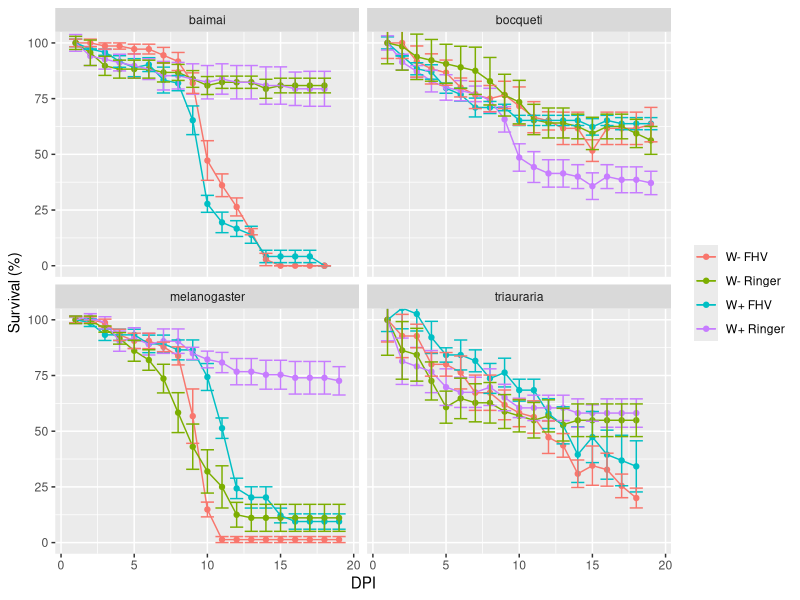
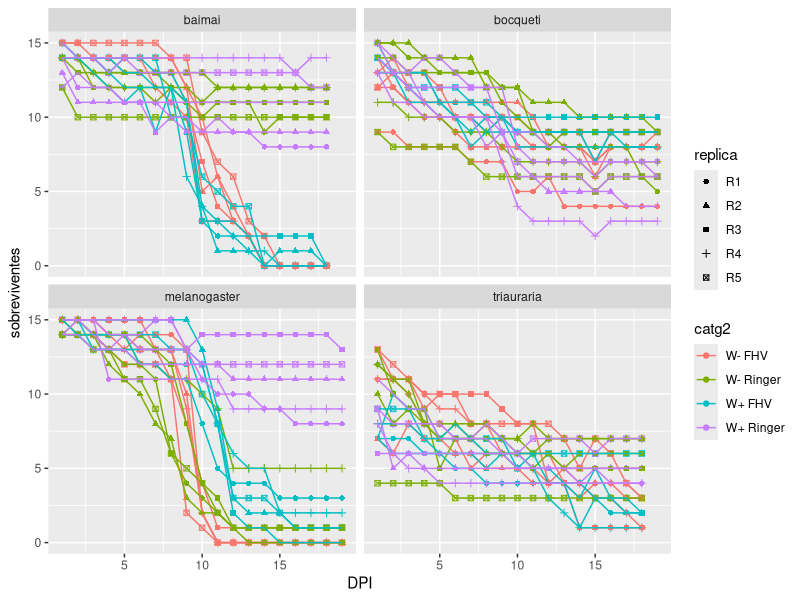
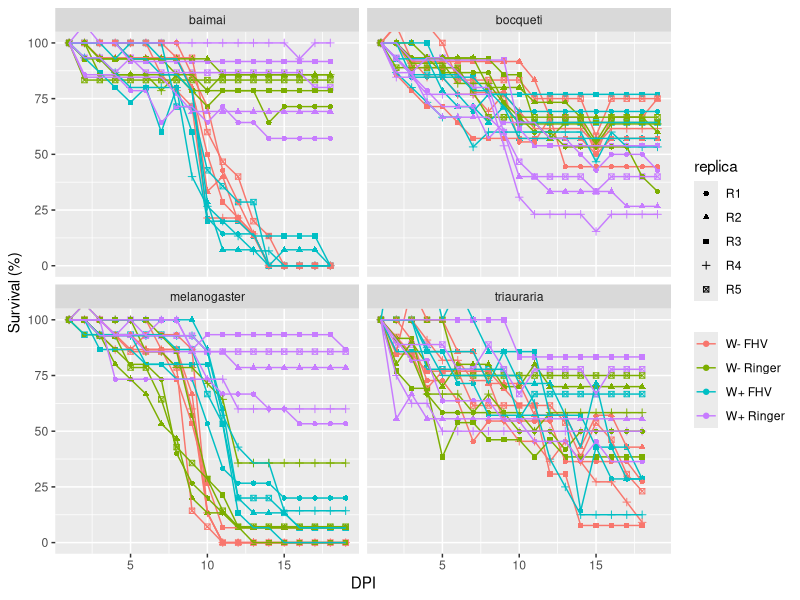
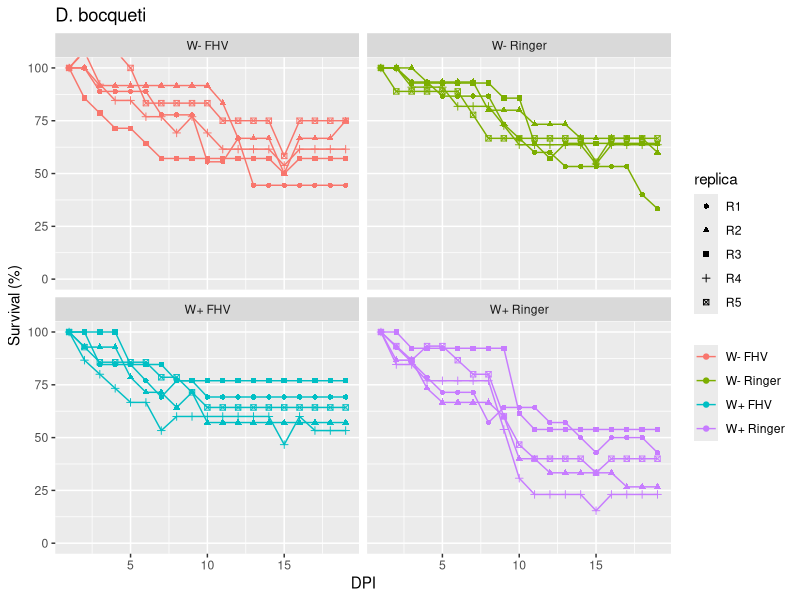
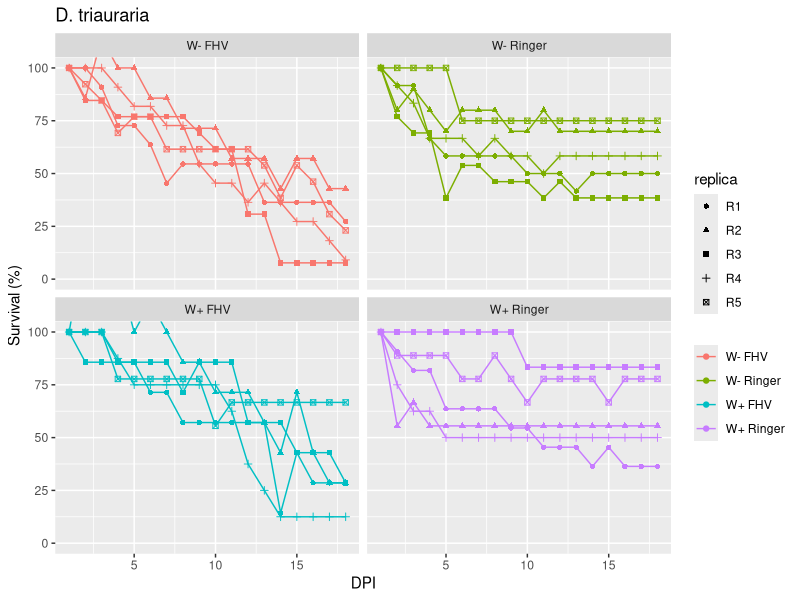
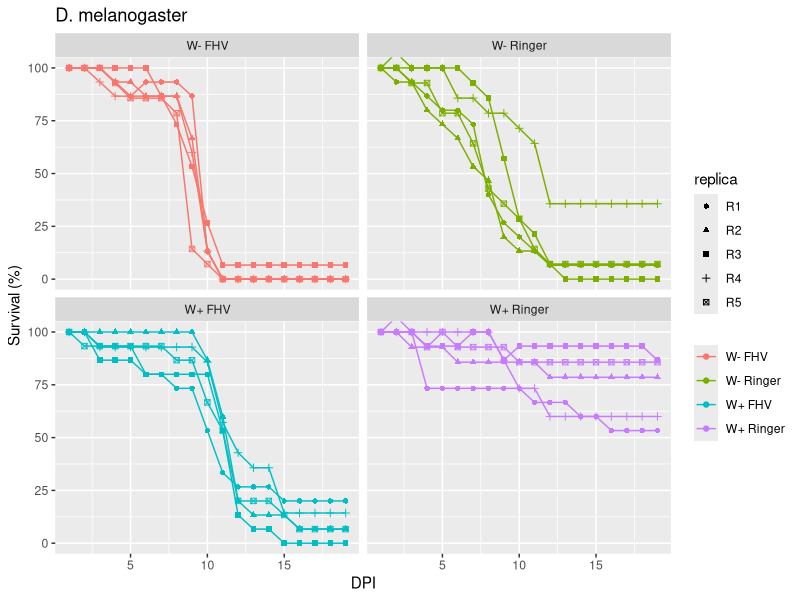

Write the R code that produced these figures, in order.
library(tidyverse)
library(lubridate)
library(plotrix) #sei esse pacote só para calcular o erro padrao mas nao sei se ta certo


data <- read_delim("experimento_mountium.csv", delim = ";")

tidy_data <- data %>%
  pivot_longer(cols = c("R1", "R2", "R3", "R4", "R5"), #deixa o dado tidy
               names_to = "replica", values_to = "sobreviventes") %>% 
  mutate(data = as_date(dmy(data))) %>% #le a coluna de data como data
  mutate(DPI = if_else(especie == "bocquete" | especie == "melanogaster",
                       yday(data) - 291, #um dia antes do dia do ano que o experimento comecou
                       yday(data) - 292)) %>% 
  mutate(tratamento = case_when(tratamento == "V" ~ "FHV",
                                tratamento == "C" ~ "Ringer")) %>%
  mutate(wolbachia = case_when(wolbachia == "P" ~ "W+",
                               wolbachia == "N" ~"W-")) %>%
  mutate(especie = if_else(especie == "bocquete", "bocqueti", especie)) %>%
  mutate(catg = str_c(especie, wolbachia, tratamento, replica)) 

summary <- tidy_data %>%
  group_by(especie, wolbachia, tratamento, DPI) %>%
  summarise(media = mean(sobreviventes),
            erro_padrao = std.error(sobreviventes)) %>% 
  mutate(catg = str_c(especie, wolbachia, tratamento)) %>%
  ungroup() 

#calcula a media e o ep por grupo
prop_data <- summary %>%
  mutate(first_media = case_when( #pega a media do primeiro dia e repete para os demais dia numa coluna nova
    catg == "bocquetiW+FHV" ~ subset(summary, catg == "bocquetiW+FHV" & DPI == 1)[["media"]],
    catg == "bocquetiW+Ringer" ~ subset(summary, catg == "bocquetiW+Ringer" & DPI == 1)[["media"]],
    catg == "bocquetiW-FHV" ~ subset(summary, catg == "bocquetiW-FHV" & DPI == 1)[["media"]],
    catg == "bocquetiW-Ringer" ~ subset(summary, catg == "bocquetiW-Ringer" & DPI == 1)[["media"]],
    catg == "melanogasterW+FHV" ~ subset(summary, catg == "melanogasterW+FHV" & DPI == 1)[["media"]],
    catg == "melanogasterW+Ringer" ~ subset(summary, catg == "melanogasterW+Ringer" & DPI == 1)[["media"]],
    catg == "melanogasterW-FHV" ~ subset(summary, catg == "melanogasterW-FHV" & DPI == 1)[["media"]],
    catg == "melanogasterW-Ringer" ~ subset(summary, catg == "melanogasterW-Ringer" & DPI == 1)[["media"]],
    catg == "baimaiW+FHV" ~ subset(summary, catg == "baimaiW+FHV" & DPI == 1)[["media"]],
    catg == "baimaiW+Ringer" ~ subset(summary, catg == "baimaiW+Ringer" & DPI == 1)[["media"]],
    catg == "baimaiW-FHV" ~ subset(summary, catg == "baimaiW-FHV" & DPI == 1)[["media"]],
    catg == "baimaiW-Ringer" ~ subset(summary, catg == "baimaiW-Ringer" & DPI == 1)[["media"]],
    catg == "triaurariaW+FHV" ~ subset(summary, catg == "triaurariaW+FHV" & DPI == 1)[["media"]],
    catg == "triaurariaW+Ringer" ~ subset(summary, catg == "triaurariaW+Ringer" & DPI == 1)[["media"]],
    catg == "triaurariaW-FHV" ~ subset(summary, catg == "triaurariaW-FHV" & DPI == 1)[["media"]],
    catg == "triaurariaW-Ringer" ~ subset(summary, catg == "triaurariaW-Ringer" & DPI == 1)[["media"]],
    TRUE ~ media )) %>% 
  mutate(prop_media = (media*100)/first_media,
         prop_erro = (erro_padrao*100)/first_media)
  
prop_data %>%  
  select(especie, wolbachia, tratamento, prop_media, prop_erro, DPI) %>%
  mutate(catg2 = str_c(wolbachia, tratamento, sep = " ")) %>%
  ggplot(aes(x = DPI, y = prop_media, color = catg2)) +
  geom_point() +
  geom_line() +
  geom_errorbar(aes(ymin = prop_media - prop_erro, ymax = prop_media + prop_erro)) +
  facet_wrap(~ especie, nrow = 2) +
    coord_cartesian(ylim = c(0, 100)) +
  labs(y = "Survival (%)", color = NULL)
  

#plot por replica

rep_prop <- tidy_data %>%
    mutate(total = case_when(
    catg == "bocquetiW+FHVR1" ~ subset(tidy_data, catg=="bocquetiW+FHVR1"& DPI == 1)[["sobreviventes"]],
    catg == "bocquetiW+FHVR2" ~ subset(tidy_data, catg=="bocquetiW+FHVR2"& DPI == 1)[["sobreviventes"]],
    catg == "bocquetiW+FHVR3" ~ subset(tidy_data, catg=="bocquetiW+FHVR3"& DPI == 1)[["sobreviventes"]],
    catg == "bocquetiW+FHVR4" ~ subset(tidy_data, catg=="bocquetiW+FHVR4"& DPI == 1)[["sobreviventes"]],
    catg == "bocquetiW+FHVR5" ~ subset(tidy_data, catg=="bocquetiW+FHVR5"& DPI == 1)[["sobreviventes"]],
    catg == "bocquetiW+RingerR1" ~ subset(tidy_data, catg=="bocquetiW+RingerR1"& DPI == 1)[["sobreviventes"]],
    catg == "bocquetiW+RingerR2" ~ subset(tidy_data, catg=="bocquetiW+RingerR2"& DPI == 1)[["sobreviventes"]],
    catg == "bocquetiW+RingerR3" ~ subset(tidy_data, catg=="bocquetiW+RingerR3"& DPI == 1)[["sobreviventes"]],
    catg == "bocquetiW+RingerR4" ~ subset(tidy_data, catg=="bocquetiW+RingerR4"& DPI == 1)[["sobreviventes"]],
    catg == "bocquetiW+RingerR5" ~ subset(tidy_data, catg=="bocquetiW+RingerR5"& DPI == 1)[["sobreviventes"]],
    catg == "bocquetiW-FHVR1" ~ subset(tidy_data, catg=="bocquetiW-FHVR1"& DPI == 1)[["sobreviventes"]],
    catg == "bocquetiW-FHVR2" ~ subset(tidy_data, catg=="bocquetiW-FHVR2"& DPI == 1)[["sobreviventes"]],
    catg == "bocquetiW-FHVR3" ~ subset(tidy_data, catg=="bocquetiW-FHVR3"& DPI == 1)[["sobreviventes"]],
    catg == "bocquetiW-FHVR4" ~ subset(tidy_data, catg=="bocquetiW-FHVR4"& DPI == 1)[["sobreviventes"]],
    catg == "bocquetiW-FHVR5" ~ subset(tidy_data, catg=="bocquetiW-FHVR5"& DPI == 1)[["sobreviventes"]],
    catg == "bocquetiW-RingerR1" ~ subset(tidy_data, catg=="bocquetiW-RingerR1"& DPI == 1)[["sobreviventes"]],
    catg == "bocquetiW-RingerR2" ~ subset(tidy_data, catg=="bocquetiW-RingerR2"& DPI == 1)[["sobreviventes"]],
    catg == "bocquetiW-RingerR3" ~ subset(tidy_data, catg=="bocquetiW-RingerR3"& DPI == 1)[["sobreviventes"]],
    catg == "bocquetiW-RingerR4" ~ subset(tidy_data, catg=="bocquetiW-RingerR4"& DPI == 1)[["sobreviventes"]],
    catg == "bocquetiW-RingerR5" ~ subset(tidy_data, catg=="bocquetiW-RingerR5"& DPI == 1)[["sobreviventes"]],
    catg == "melanogasterW+FHVR1" ~ subset(tidy_data, catg=="melanogasterW+FHVR1"& DPI == 1)[["sobreviventes"]],
    catg == "melanogasterW+FHVR2" ~ subset(tidy_data, catg=="melanogasterW+FHVR2"& DPI == 1)[["sobreviventes"]],
    catg == "melanogasterW+FHVR3" ~ subset(tidy_data, catg=="melanogasterW+FHVR3"& DPI == 1)[["sobreviventes"]],
    catg == "melanogasterW+FHVR4" ~ subset(tidy_data, catg=="melanogasterW+FHVR4"& DPI == 1)[["sobreviventes"]],
    catg == "melanogasterW+FHVR5" ~ subset(tidy_data, catg=="melanogasterW+FHVR5"& DPI == 1)[["sobreviventes"]],
    catg == "melanogasterW+RingerR1" ~ subset(tidy_data, catg=="melanogasterW+RingerR1"& DPI == 1)[["sobreviventes"]],
    catg == "melanogasterW+RingerR2" ~ subset(tidy_data, catg=="melanogasterW+RingerR2"& DPI == 1)[["sobreviventes"]],
    catg == "melanogasterW+RingerR3" ~ subset(tidy_data, catg=="melanogasterW+RingerR3"& DPI == 1)[["sobreviventes"]],
    catg == "melanogasterW+RingerR4" ~ subset(tidy_data, catg=="melanogasterW+RingerR4"& DPI == 1)[["sobreviventes"]],
    catg == "melanogasterW+RingerR5" ~ subset(tidy_data, catg=="melanogasterW+RingerR5"& DPI == 1)[["sobreviventes"]],
    catg == "melanogasterW-FHVR1" ~ subset(tidy_data, catg=="melanogasterW-FHVR1"& DPI == 1)[["sobreviventes"]],
    catg == "melanogasterW-FHVR2" ~ subset(tidy_data, catg=="melanogasterW-FHVR2"& DPI == 1)[["sobreviventes"]],
    catg == "melanogasterW-FHVR3" ~ subset(tidy_data, catg=="melanogasterW-FHVR3"& DPI == 1)[["sobreviventes"]],
    catg == "melanogasterW-FHVR4" ~ subset(tidy_data, catg=="melanogasterW-FHVR4"& DPI == 1)[["sobreviventes"]],
    catg == "melanogasterW-FHVR5" ~ subset(tidy_data, catg=="melanogasterW-FHVR5"& DPI == 1)[["sobreviventes"]],
    catg == "melanogasterW-RingerR1" ~ subset(tidy_data, catg=="melanogasterW-RingerR1"& DPI == 1)[["sobreviventes"]],
    catg == "melanogasterW-RingerR2" ~ subset(tidy_data, catg=="melanogasterW-RingerR2"& DPI == 1)[["sobreviventes"]],
    catg == "melanogasterW-RingerR3" ~ subset(tidy_data, catg=="melanogasterW-RingerR3"& DPI == 1)[["sobreviventes"]],
    catg == "melanogasterW-RingerR4" ~ subset(tidy_data, catg=="melanogasterW-RingerR4"& DPI == 1)[["sobreviventes"]],
    catg == "melanogasterW-RingerR5" ~ subset(tidy_data, catg=="melanogasterW-RingerR5"& DPI == 1)[["sobreviventes"]],
    catg == "baimaiW+FHVR1" ~ subset(tidy_data, catg=="baimaiW+FHVR1"& DPI == 1)[["sobreviventes"]],
    catg == "baimaiW+FHVR2" ~ subset(tidy_data, catg=="baimaiW+FHVR2"& DPI == 1)[["sobreviventes"]],
    catg == "baimaiW+FHVR3" ~ subset(tidy_data, catg=="baimaiW+FHVR3"& DPI == 1)[["sobreviventes"]],
    catg == "baimaiW+FHVR4" ~ subset(tidy_data, catg=="baimaiW+FHVR4"& DPI == 1)[["sobreviventes"]],
    catg == "baimaiW+FHVR5" ~ subset(tidy_data, catg=="baimaiW+FHVR5"& DPI == 1)[["sobreviventes"]],
    catg == "baimaiW+RingerR1" ~ subset(tidy_data, catg=="baimaiW+RingerR1"& DPI == 1)[["sobreviventes"]],
    catg == "baimaiW+RingerR2" ~ subset(tidy_data, catg=="baimaiW+RingerR2"& DPI == 1)[["sobreviventes"]],
    catg == "baimaiW+RingerR3" ~ subset(tidy_data, catg=="baimaiW+RingerR3"& DPI == 1)[["sobreviventes"]],
    catg == "baimaiW+RingerR4" ~ subset(tidy_data, catg=="baimaiW+RingerR4"& DPI == 1)[["sobreviventes"]],
    catg == "baimaiW+RingerR5" ~ subset(tidy_data, catg=="baimaiW+RingerR5"& DPI == 1)[["sobreviventes"]],
    catg == "baimaiW-FHVR1" ~ subset(tidy_data, catg=="baimaiW-FHVR1"& DPI == 1)[["sobreviventes"]],
    catg == "baimaiW-FHVR2" ~ subset(tidy_data, catg=="baimaiW-FHVR2"& DPI == 1)[["sobreviventes"]],
    catg == "baimaiW-FHVR3" ~ subset(tidy_data, catg=="baimaiW-FHVR3"& DPI == 1)[["sobreviventes"]],
    catg == "baimaiW-FHVR4" ~ subset(tidy_data, catg=="baimaiW-FHVR4"& DPI == 1)[["sobreviventes"]],
    catg == "baimaiW-FHVR5" ~ subset(tidy_data, catg=="baimaiW-FHVR5"& DPI == 1)[["sobreviventes"]],
    catg == "baimaiW-RingerR1" ~ subset(tidy_data, catg=="baimaiW-RingerR1"& DPI == 1)[["sobreviventes"]],
    catg == "baimaiW-RingerR2" ~ subset(tidy_data, catg=="baimaiW-RingerR2"& DPI == 1)[["sobreviventes"]],
    catg == "baimaiW-RingerR3" ~ subset(tidy_data, catg=="baimaiW-RingerR3"& DPI == 1)[["sobreviventes"]],
    catg == "baimaiW-RingerR4" ~ subset(tidy_data, catg=="baimaiW-RingerR4"& DPI == 1)[["sobreviventes"]],
    catg == "baimaiW-RingerR5" ~ subset(tidy_data, catg=="baimaiW-RingerR5"& DPI == 1)[["sobreviventes"]],
    catg == "triaurariaW+FHVR1" ~ subset(tidy_data, catg=="triaurariaW+FHVR1"& DPI == 1)[["sobreviventes"]],
    catg == "triaurariaW+FHVR2" ~ subset(tidy_data, catg=="triaurariaW+FHVR2"& DPI == 1)[["sobreviventes"]],
    catg == "triaurariaW+FHVR3" ~ subset(tidy_data, catg=="triaurariaW+FHVR3"& DPI == 1)[["sobreviventes"]],
    catg == "triaurariaW+FHVR4" ~ subset(tidy_data, catg=="triaurariaW+FHVR4"& DPI == 1)[["sobreviventes"]],
    catg == "triaurariaW+FHVR5" ~ subset(tidy_data, catg=="triaurariaW+FHVR5"& DPI == 1)[["sobreviventes"]],
    catg == "triaurariaW+RingerR1" ~ subset(tidy_data, catg=="triaurariaW+RingerR1"& DPI == 1)[["sobreviventes"]],
    catg == "triaurariaW+RingerR2" ~ subset(tidy_data, catg=="triaurariaW+RingerR2"& DPI == 1)[["sobreviventes"]],
    catg == "triaurariaW+RingerR3" ~ subset(tidy_data, catg=="triaurariaW+RingerR3"& DPI == 1)[["sobreviventes"]],
    catg == "triaurariaW+RingerR4" ~ subset(tidy_data, catg=="triaurariaW+RingerR4"& DPI == 1)[["sobreviventes"]],
    catg == "triaurariaW+RingerR5" ~ subset(tidy_data, catg=="triaurariaW+RingerR5"& DPI == 1)[["sobreviventes"]],
    catg == "triaurariaW-FHVR1" ~ subset(tidy_data, catg=="triaurariaW-FHVR1"& DPI == 1)[["sobreviventes"]],
    catg == "triaurariaW-FHVR2" ~ subset(tidy_data, catg=="triaurariaW-FHVR2"& DPI == 1)[["sobreviventes"]],
    catg == "triaurariaW-FHVR3" ~ subset(tidy_data, catg=="triaurariaW-FHVR3"& DPI == 1)[["sobreviventes"]],
    catg == "triaurariaW-FHVR4" ~ subset(tidy_data, catg=="triaurariaW-FHVR4"& DPI == 1)[["sobreviventes"]],
    catg == "triaurariaW-FHVR5" ~ subset(tidy_data, catg=="triaurariaW-FHVR5"& DPI == 1)[["sobreviventes"]],
    catg == "triaurariaW-RingerR1" ~ subset(tidy_data, catg=="triaurariaW-RingerR1"& DPI == 1)[["sobreviventes"]],
    catg == "triaurariaW-RingerR2" ~ subset(tidy_data, catg=="triaurariaW-RingerR2"& DPI == 1)[["sobreviventes"]],
    catg == "triaurariaW-RingerR3" ~ subset(tidy_data, catg=="triaurariaW-RingerR3"& DPI == 1)[["sobreviventes"]],
    catg == "triaurariaW-RingerR4" ~ subset(tidy_data, catg=="triaurariaW-RingerR4"& DPI == 1)[["sobreviventes"]],
    catg == "triaurariaW-RingerR5" ~ subset(tidy_data, catg=="triaurariaW-RingerR5"& DPI == 1)[["sobreviventes"]],
    TRUE ~ sobreviventes
  )) %>%
  mutate(prop =  (sobreviventes*100)/total)


# plots -------------------------------------------------------------------

tidy_data %>%
  mutate(catg2 = str_c(wolbachia, tratamento, sep = " ")) %>%
  ggplot(aes(x = DPI, y = sobreviventes, color = catg2, shape = replica)) +
  geom_point() +
  geom_line() +
  facet_wrap(~ especie, nrow = 2)

#all
rep_prop %>%
  mutate(catg2 = str_c(wolbachia, tratamento, sep = " ")) %>%
  ggplot(aes(x = DPI, y = prop, color = catg2, shape = replica)) +
  geom_point() +
  geom_line() +
  facet_wrap(~ especie, nrow = 2) +
  coord_cartesian(ylim = c(0, 100)) +
  labs(y = "Survival (%)", color = NULL)

#boc
rep_prop %>%
  filter(especie == "bocqueti") %>%
  mutate(catg2 = str_c(wolbachia, tratamento, sep = " ")) %>%
  ggplot(aes(x = DPI, y = prop, shape = replica, color = catg2))+
  geom_point() +
  geom_line() +
  facet_wrap(~ catg2, nrow = 2) +
  coord_cartesian(ylim = c(0, 100)) +
  labs(y = "Survival (%)", color = NULL, title = "D. bocqueti") 

#tri
rep_prop %>%
  filter(especie == "triauraria") %>%
  mutate(catg2 = str_c(wolbachia, tratamento, sep = " ")) %>%
  ggplot(aes(x = DPI, y = prop, shape = replica, color = catg2))+
  geom_point() +
  geom_line() +
  facet_wrap(~ catg2, nrow = 2) +
  coord_cartesian(ylim = c(0, 100)) +
  labs(y = "Survival (%)", color = NULL, title = "D. triauraria") 

#melano
rep_prop %>%
  filter(especie == "melanogaster") %>%
  mutate(catg2 = str_c(wolbachia, tratamento, sep = " ")) %>%
  ggplot(aes(x = DPI, y = prop, shape = replica, color = catg2))+
  geom_point() +
  geom_line() +
  facet_wrap(~ catg2, nrow = 2) +
  coord_cartesian(ylim = c(0, 100)) +
  labs(y = "Survival (%)", color = NULL, title = "D. melanogaster")
